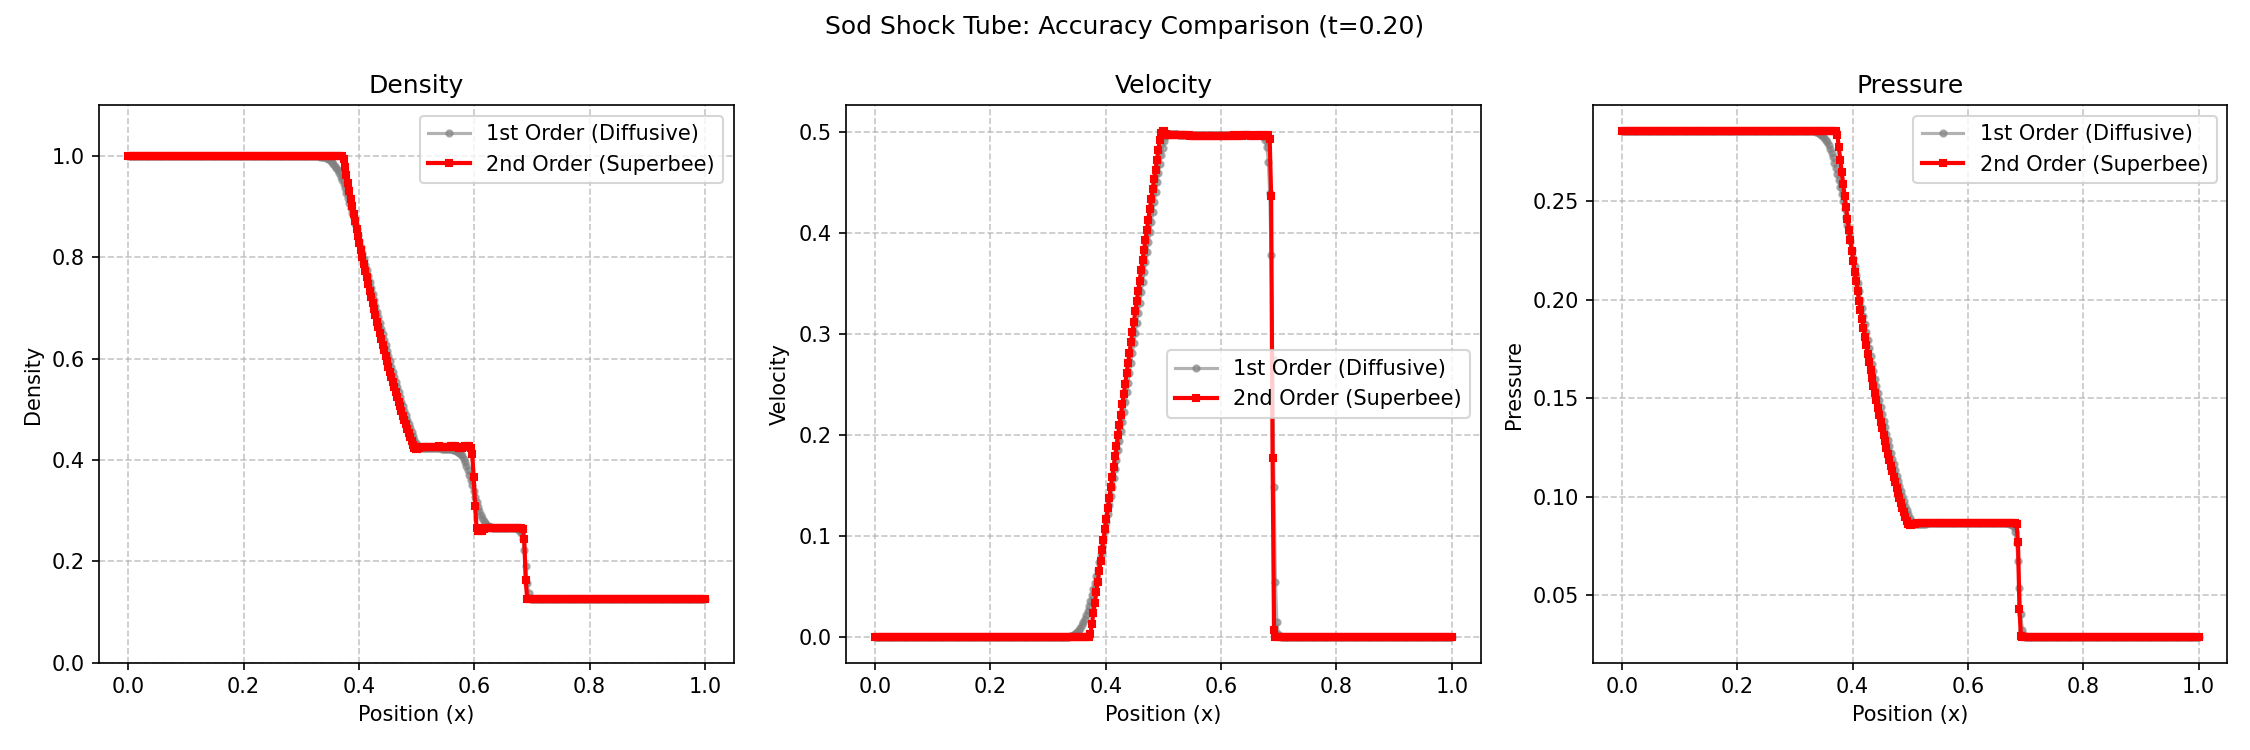

Write Python code to recreate this figure.
import numpy as np
import matplotlib.pyplot as plt
from fluxus.simulation import Simulation, BoundaryType
from fluxus.core import (
    HLLCSolver, 
    GodunovIntegrator, MUSCLHancockIntegrator,
    PiecewiseConstantReconstructor, SuperbeeReconstructor,
    State
)

NX = 200
T_MAX = 0.2
GAMMA = 1.4
CFL = 0.5

def run_sod(setup_name, integrator_class, recon_class):
    print(f"Running {setup_name}...")
    
    # Setup Physics
    solver = HLLCSolver(GAMMA)
    if recon_class:
        reconstructor = recon_class()
        if integrator_class == MUSCLHancockIntegrator:
            integrator = integrator_class(solver, reconstructor)
        else:
            integrator = integrator_class(solver, reconstructor)
    else:
        integrator = integrator_class(solver)

    # Setup Simulation
    sim = Simulation(nx=NX, ny=1, integrator=integrator, extent_x=1.0, extent_y=0.1, cfl=CFL)
    
    # Transmissive boundaries for 1D shock tube
    sim.set_boundaries(BoundaryType.Transmissive, BoundaryType.Transmissive,
                       BoundaryType.Transmissive, BoundaryType.Transmissive)

    # Sod Initial Condition
    def sod_ic(x, y):
        if x < 0.5: return State(1.0, 0.0, 0.0, 1.0) # High Pressure
        else:       return State(0.125, 0.0, 0.0, 0.1) # Low Pressure

    sim.set_initial_condition(sod_ic)

    # Run with adaptive time stepping until T_MAX is reached
    while sim.sim_time < T_MAX:
        sim.step()  # Adaptive dt computed automatically
    
    print(f"  Completed in {sim.step_count} steps (t={sim.sim_time:.6f})")
    
    # Extract primitive variables
    raw = sim.data.reshape(sim.ny + 2*sim.ng, sim.nx + 2*sim.ng, 5)
    internal = raw[sim.ng:-sim.ng, sim.ng:-sim.ng, :]
    data_1d = internal[0]
    
    rho = data_1d[:, 0]
    mom_x = data_1d[:, 1]
    E = data_1d[:, 4]
    
    # Compute velocity and pressure
    u = mom_x / rho
    kinetic = 0.5 * rho * u**2
    p = (GAMMA - 1.0) * (E - kinetic)
        
    return rho, u, p

# --- EXECUTE COMPARISONS ---

# 1. First Order (Godunov + Piecewise Constant)
rho_1st, u_1st, p_1st = run_sod("1st Order (Godunov)", GodunovIntegrator, PiecewiseConstantReconstructor)

# 2. Second Order (MUSCL + Superbee)
rho_2nd, u_2nd, p_2nd = run_sod("2nd Order (MUSCL-Hancock + Superbee)", MUSCLHancockIntegrator, SuperbeeReconstructor)

# --- PLOT ---
x = np.linspace(0, 1.0, NX)
fig, axes = plt.subplots(1, 3, figsize=(15, 5))

# Density
axes[0].plot(x, rho_1st, 'o-', label='1st Order (Diffusive)', color='gray', markersize=3, alpha=0.6)
axes[0].plot(x, rho_2nd, 's-', label='2nd Order (Superbee)', color='red', markersize=3, linewidth=2)
axes[0].set_title("Density")
axes[0].set_xlabel("Position (x)")
axes[0].set_ylabel("Density")
axes[0].set_ylim(0, 1.1)
axes[0].grid(True, linestyle='--', alpha=0.7)
axes[0].legend()

# Velocity
axes[1].plot(x, u_1st, 'o-', label='1st Order (Diffusive)', color='gray', markersize=3, alpha=0.6)
axes[1].plot(x, u_2nd, 's-', label='2nd Order (Superbee)', color='red', markersize=3, linewidth=2)
axes[1].set_title("Velocity")
axes[1].set_xlabel("Position (x)")
axes[1].set_ylabel("Velocity")
axes[1].grid(True, linestyle='--', alpha=0.7)
axes[1].legend()

# Pressure
axes[2].plot(x, p_1st, 'o-', label='1st Order (Diffusive)', color='gray', markersize=3, alpha=0.6)
axes[2].plot(x, p_2nd, 's-', label='2nd Order (Superbee)', color='red', markersize=3, linewidth=2)
axes[2].set_title("Pressure")
axes[2].set_xlabel("Position (x)")
axes[2].set_ylabel("Pressure")
axes[2].grid(True, linestyle='--', alpha=0.7)
axes[2].legend()

plt.suptitle(f"Sod Shock Tube: Accuracy Comparison (t={T_MAX:.2f})")
plt.tight_layout()

# Save for README
dir_path = "examples/sod-shock-tube"
plt.savefig(f"{dir_path}/sod_comparison.png", dpi=150)
print("Saved sod_comparison.png")
plt.show()